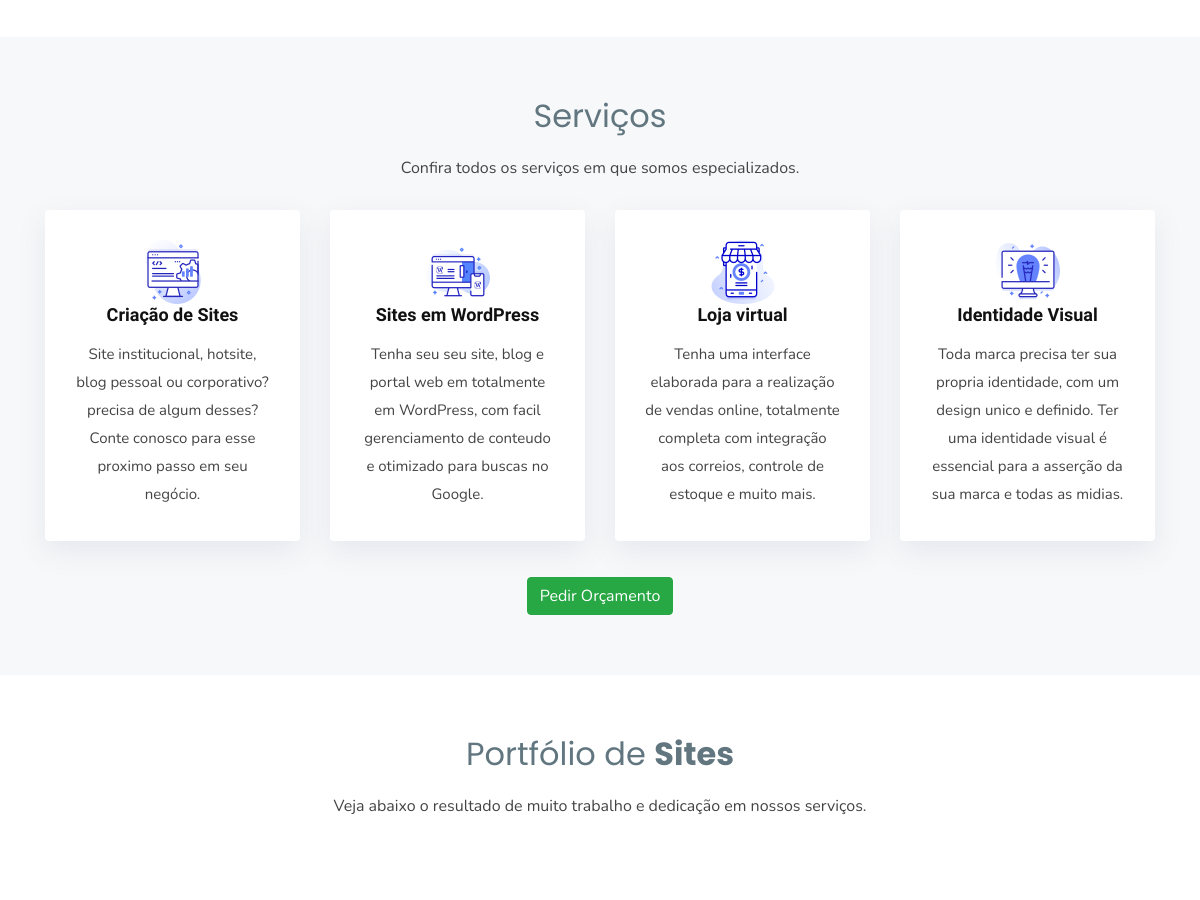
Before: /inicio.php (middle part) with the older database file.
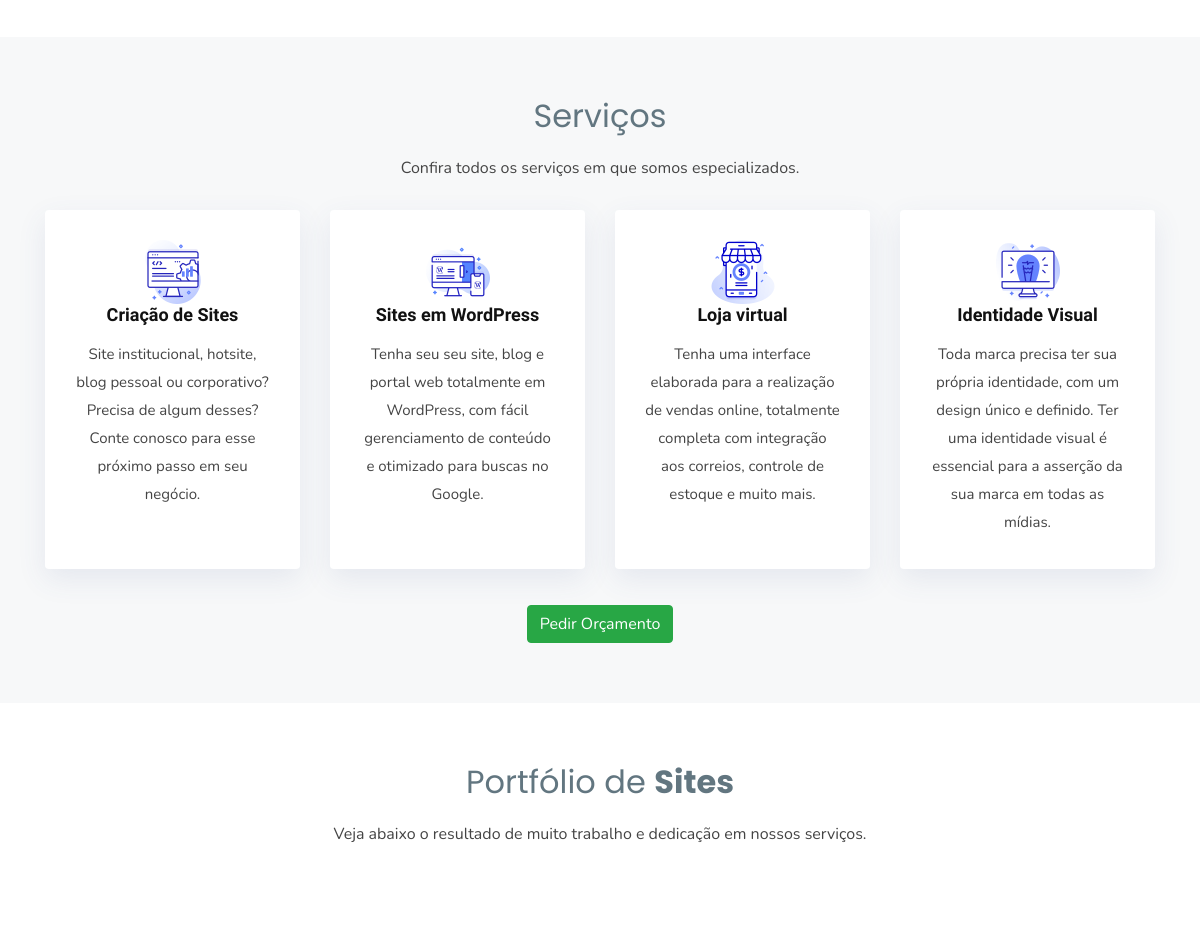
After: the same page with the newer database file.
### tables this page shows
CREATE TABLE `servico` (
  `id` int NOT NULL,
  `titulo` varchar(80) NOT NULL,
  `descricao` varchar(1000) NOT NULL,
  `imagem` varchar(100) NOT NULL
);

### includes/servicos.php (called while the page is built)
<?php
include_once 'facite42-pa/front/classes/Servico.php';
include_once 'facite42-pa/front/classes/ServicoModel.php';
include_once 'facite42-pa/front/classes/Conexao.php';
$conexao = new Conexao();
$servico = new Servico();
$servicoModel = new ServicoModel($conexao, $servico);
$servicos = $servicoModel->recuperarServicoInicio();

### facite42-pa/front/classes/Conexao.php (called while the page is built, shortened)
<?php
class Conexao
{
	private $host;
	private $user;
	private $password;
	public function __construct() {
        $this->host = 'mysql:host=127.0.0.1;dbname=facitewebdesign';
		$this->user = 'facite42_root';
		$this->password = 'L1n@d141P4uceK';
	}
    public function conectar() {
    	try {
			$conexao = new PDO(
							$this->host,
							$this->user,
							$this->password,
							array(
								PDO::ATTR_ERRMODE => PDO::ERRMODE_EXCEPTION,
								PDO::MYSQL_ATTR_INIT_COMMAND => "SET NAMES utf8"
							)
						);
			return $conexao;
		} catch (PDOException $e) {
			echo 'Erro na conexao. Erro reportado: ' . $e->getMessage();
			exit;
		}
    }
}

### facite42-pa/front/classes/ServicoModel.php (called while the page is built, shortened)
<?php
class ServicoModel
{
    private $conexao;
    public function __construct(Conexao $conexao, Servico $servico)
    {
        $this->conexao = $conexao->conectar();
    }
    public function recuperarServicoInicio()
    {
        $sql = "SELECT * FROM servico ORDER BY id LIMIT 5";
        $stmt = $this->conexao->prepare($sql);
        $stmt->execute();
        return $stmt->fetchAll(PDO::FETCH_OBJ);
    }
}

### inicio.php (the view, shortened to what this page needs)
<?php
include_once 'layouts/header.php';
include_once 'layouts/menu.php';
include_once 'includes/servicos.php';
?>
<main id="main">
  <section id="features" class="features">
  </section>
  <section id="services" class="services section-bg">
    <div class="container" style="margin-bottom: 3%;">
      <div class="section-title" data-aos="fade-up">
        <h2>Serviços</h2>
        <p>Confira todos os serviços em que somos especializados.</p>
      </div>
      <div class="row">
        <?php foreach ($servicos as $servico) { ?>
          <div class="col-md-6 col-lg-3 d-flex align-items-stretch mb-5 mb-lg-0" data-aos="zoom-in" data-aos-delay="300">
            <div class="icon-box icon-box-blue">
              <div class="icon"><img src="facite42-pa/front/assets/image/servico/<?= $servico->imagem ?>" alt=""></div>
              <h4 class="title"><a href=""><?= $servico->titulo ?></a></h4>
              <p class="description"><?= $servico->descricao ?></p>
            </div>
          </div>
        <?php } ?>
      </div>
    </div>
    <div class="col-12" style="text-align: center;">
      <a href="orcamento" class="btn btn-success">Pedir Orçamento</a>
    </div>
  </section>
  <section id="portfolio" class="portfolio">
    <div class="container">
      <div class="section-title" data-aos="fade-up">
        <h2>Portfólio de <strong>Sites</strong></h2>
        <p>Veja abaixo o resultado de muito trabalho e dedicação em nossos serviços.</p>
      </div>
  </section>
</main>
<?php
include_once 'layouts/footer.php';
?>

Changed rows visible on the page:
changed servico "Criação de Sites": descricao "Site institucional, hotsite, blog pessoal ou corporativo? precisa de algum desses? Conte conosco para esse proximo passo em seu negócio." → "Site institucional, hotsite, blog pessoal ou corporativo? Precisa de algum desses? Conte conosco para esse próximo passo em seu negócio."
changed servico "Sites em WordPress": descricao "Tenha seu seu site, blog e portal web em totalmente em WordPress, com facil gerenciamento de conteudo e otimizado para buscas no Google." → "Tenha seu seu site, blog e portal web totalmente em WordPress, com fácil gerenciamento de conteúdo e otimizado para buscas no Google."
changed servico "Identidade Visual": descricao "…marca precisa ter sua propria identidade, com um design unico e definido. Ter uma identidade visual é essencial para a asserção da sua marca e todas as midias." → "…marca precisa ter sua própria identidade, com um design único e definido. Ter uma identidade visual é essencial para a asserção da sua marca em todas as mídias."
